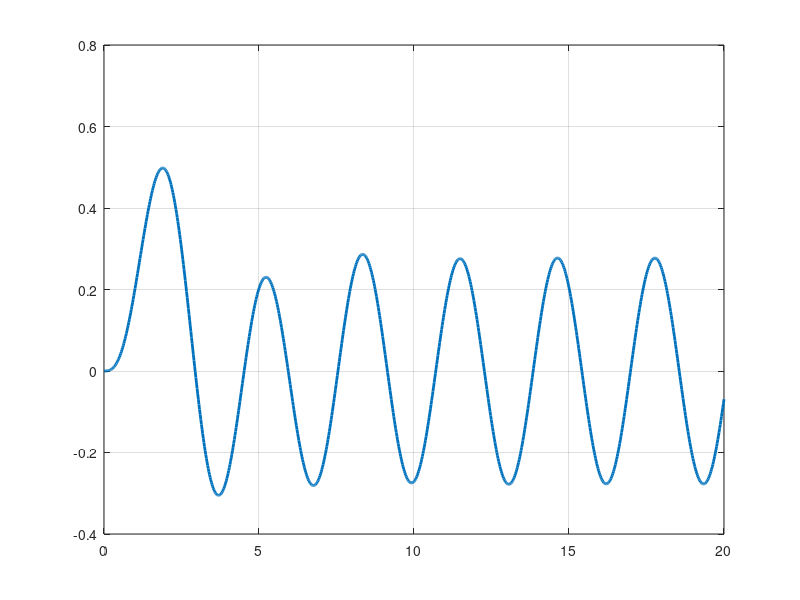

MATLAB code for this plot:
%%%%%%%%%%%%%%%%%%%%%% P #1 %%%%%%%%%%%%%%%%%%%%%%
clc; clear; close all;


y = @(t) exp(-t/2) .* ( (14/39) * sqrt(3) .* sin(sqrt(3)/2 * t) + (2/13) * cos(sqrt(3)/2 * t) ) - (3/13) * sin(2*t) - (2/13) * cos(2*t);
t = linspace(0, 20, 1000);

yt = y(t);

figure;
plot(t, yt, 'LineWidth', 2);
grid on;